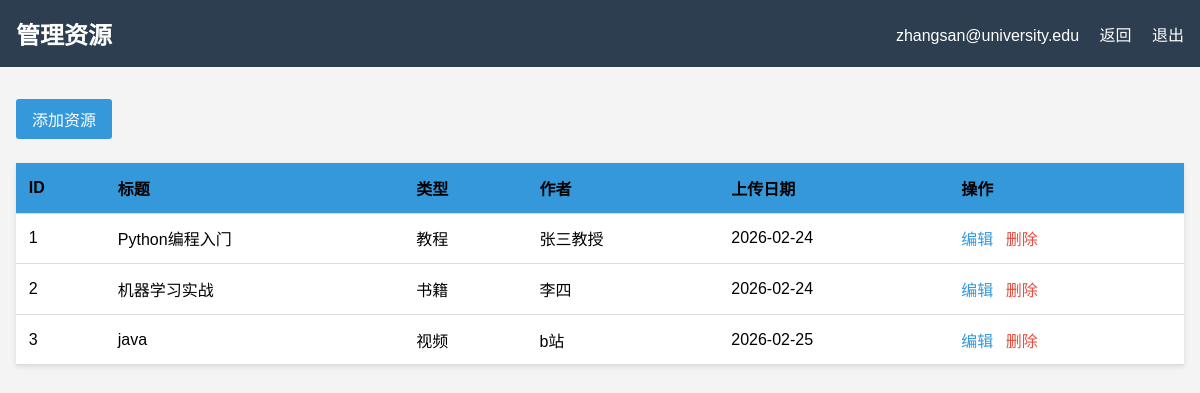
Page /admin/resources (signed in) on the committed database.
### app.py (models this page shows)
class Resource(db.Model):
    id = db.Column(db.Integer, primary_key=True)
    title = db.Column(db.String(200), nullable=False)
    description = db.Column(db.Text)
    resource_type = db.Column(db.String(50), nullable=False)
    file_url = db.Column(db.String(200))
    upload_date = db.Column(db.DateTime, default=datetime.utcnow)
    author = db.Column(db.String(100))

### app.py (the view)
@app.route('/admin/resources')
@login_required
def admin_resources():
    resources = Resource.query.all()
    return render_template('admin/resources.html', resources=resources)

### app.py (called while the page is built)
def login_required(f):
    @wraps(f)
    def decorated_function(*args, **kwargs):
        if not session.get('logged_in'):
            flash('请先登录', 'warning')
            return redirect(url_for('login', next=request.url))
        return f(*args, **kwargs)
    return decorated_function

### templates/admin/resources.html (shortened to what this page needs)
<!DOCTYPE html>
<html lang="zh-CN">
<head>
</head>
<body>
    <header class="admin-header">
        <h1>管理资源</h1>
        <div>
            <span>{{ session.username }}</span>
            <a href="{{ url_for('admin_dashboard') }}">返回</a>
            <a href="{{ url_for('logout') }}">退出</a>
        </div>
    </header>
    <div class="admin-container">
        <div class="toolbar">
            <a href="{{ url_for('admin_resource_add') }}" class="btn">添加资源</a>
        </div>
        <table>
            <thead>
                <tr class="table_title">
                    <th>ID</th>
                    <th>标题</th>
                    <th>类型</th>
                    <th>作者</th>
                    <th>上传日期</th>
                    <th>操作</th>
                </tr>
            </thead>
            <tbody>
                {% for resource in resources %}
                <tr>
                    <td>{{ resource.id }}</td>
                    <td>{{ resource.title }}</td>
                    <td>{{ resource.resource_type }}</td>
                    <td>{{ resource.author }}</td>
                    <td>{{ resource.upload_date.strftime('%Y-%m-%d') }}</td>
                    <td class="actions">
                        <a href="{{ url_for('admin_resource_edit', id=resource.id) }}">编辑</a>
                        <a href="{{ url_for('admin_resource_delete', id=resource.id) }}" class="delete" onclick="return confirm('确定删除吗？')">删除</a>
                    </td>
                </tr>
                {% endfor %}
            </tbody>
        </table>
    </div>
</body>
</html>

### templates/admin/resources.html (style rules this page uses)
* { margin:0; padding:0; box-sizing:border-box; }
body { font-family: 'Microsoft YaHei', sans-serif; background: #f4f4f4; }
.admin-header { background: #2c3e50; color: white; padding: 1rem; display: flex; justify-content: space-between; align-items: center; }
.admin-header h1 { font-size: 1.5rem; }
.admin-header a { color: white; text-decoration: none; margin-left: 1rem; }
.admin-container { max-width: 1200px; margin: 2rem auto; padding: 0 1rem; }
.toolbar { margin-bottom: 1.5rem; display: flex; justify-content: space-between; align-items: center; }
.btn { background: #3498db; color: white; padding: 0.5rem 1rem; text-decoration: none; border-radius: 3px; display: inline-block; }
table { width: 100%; background: white; border-collapse: collapse; box-shadow: 0 2px 5px rgba(0,0,0,0.1); }
th, td { padding: 0.8rem; text-align: left; border-bottom: 1px solid #ddd; }
th { background: #f2f2f2; }
.table_title th { background-color: #3498db; }
.actions a { margin-right: 0.5rem; text-decoration: none; color: #3498db; }
.actions a.delete { color: #e74c3c; }

### rows in the picture
Resource: id "1", title "Python编程入门", resource_type "教程", author "张三教授", upload_date "2026-02-24"
Resource: id "2", title "机器学习实战", resource_type "书籍", author "李四", upload_date "2026-02-24"
Resource: id "3", title "java", resource_type "视频", author "b站", upload_date "2026-02-25"

### other values in the picture
{{ session.username }} "zhangsan@university.edu"
